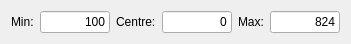
  <widget class="QWidget" name="layoutWidget_5">
   <property name="geometry">
    <rect>
     <x>30</x>
     <y>300</y>
     <width>351</width>
     <height>35</height>
    </rect>
   </property>
   <layout class="QHBoxLayout" name="horizontalLayout_8">
    <item>
     <widget class="QLabel" name="label_17">
      <property name="text">
       <string>Min:</string>
      </property>
     </widget>
    </item>
    <item>
     <widget class="QLineEdit" name="leftHorizontalEyeMin">
      <property name="text">
       <string>100</string>
      </property>
      <property name="alignment">
       <set>Qt::AlignRight|Qt::AlignTrailing|Qt::AlignVCenter</set>
      </property>
     </widget>
    </item>
    <item>
     <widget class="QLabel" name="label_18">
      <property name="text">
       <string>Centre:</string>
      </property>
     </widget>
    </item>
    <item>
     <widget class="QLineEdit" name="leftHorizontalEyeTrim">
      <property name="text">
       <string>0</string>
      </property>
      <property name="alignment">
       <set>Qt::AlignRight|Qt::AlignTrailing|Qt::AlignVCenter</set>
      </property>
     </widget>
    </item>
    <item>
     <widget class="QLabel" name="label_19">
      <property name="text">
       <string>Max:</string>
      </property>
     </widget>
    </item>
    <item>
     <widget class="QLineEdit" name="leftHorizontalEyeMax">
      <property name="text">
       <string>824</string>
      </property>
      <property name="alignment">
       <set>Qt::AlignRight|Qt::AlignTrailing|Qt::AlignVCenter</set>
      </property>
     </widget>
    </item>
   </layout>
  </widget>
